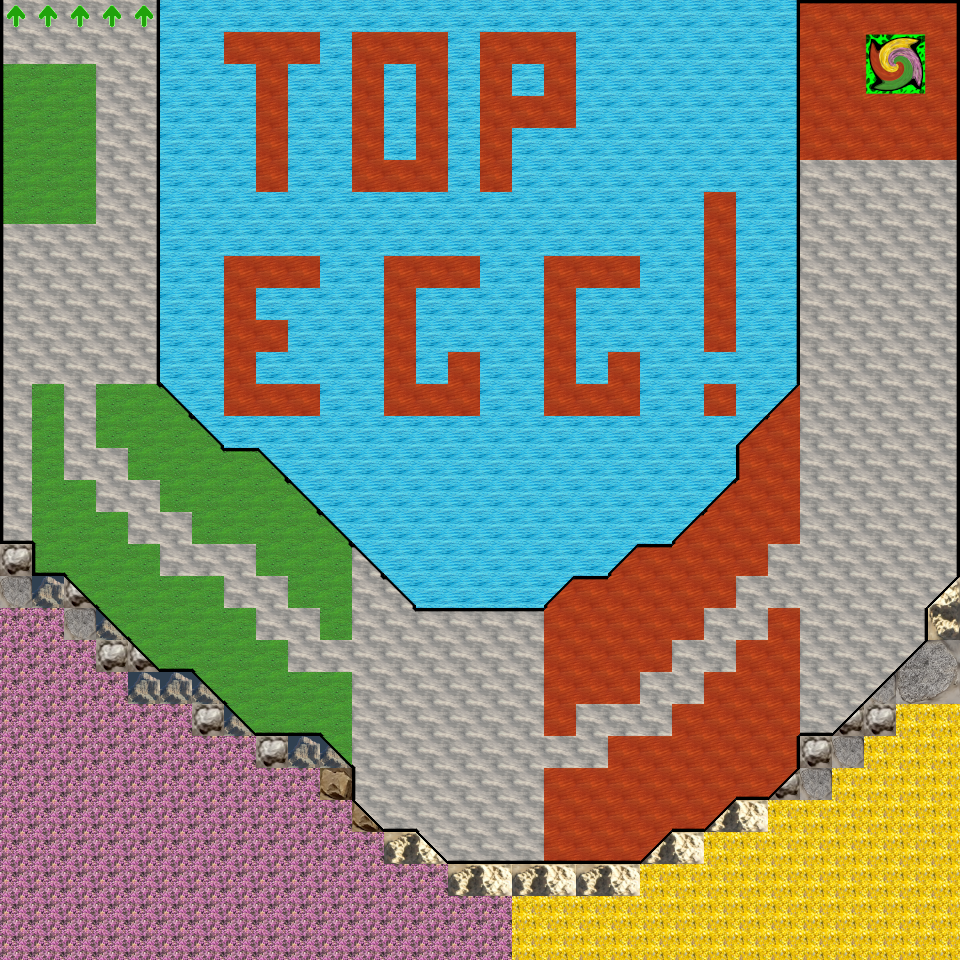

A level layout from a 2D game, rendered from its tile map. Below: a short description, then the map file with tile-grid data replaced by summaries:
An orthogonal 30x30 tile map with 32x32 px tiles, 2 tile layers (bottom, surface) and 60 objects.

<map version="1.2" tiledversion="1.3.2" orientation="orthogonal" renderorder="right-down" compressionlevel="0" width="30" height="30" tilewidth="32" tileheight="32" infinite="0" nextlayerid="9" nextobjectid="61">
 <tileset firstgid="1" name="ground_set" tilewidth="32" tileheight="32" tilecount="256" columns="16">
  <image source="../img/board/ground_set.png" width="512" height="512" />
 </tileset>
 <objectgroup id="3" name="obstacle">
  <object id="1" x="160" y="0">
   <polygon points="0,0 0,384 640,384 640,0" />
  </object>
  <object id="2" x="160" y="384">
   <polygon points="0,0 640,0 576,64 64,64" />
  </object>
  <object id="3" x="256" y="448">
   <polygon points="0,0 160,160 288,160 320,128 320,0" />
  </object>
  <object id="4" x="576" y="448">
   <polygon points="0,0 0,128 32,128 64,96 64,0" />
  </object>
  <object id="5" x="640" y="448">
   <polygon points="0,0 0,96 32,96 96,32 96,0" />
  </object>
  <object id="6" x="0" y="544">
   <polygon points="0,0 -64,0 -64,-576 0,-576" />
  </object>
  <object id="7" x="-64" y="-32">
   <polygon points="0,0 224,0 224,-32 0,-32" />
  </object>
  <object id="8" x="160" y="-64">
   <polygon points="0,0 0,64 32,64 32,0" />
  </object>
  <object id="9" x="768" y="-32">
   <polygon points="0,0 0,32 192,32 224,32 224,0" />
  </object>
  <object id="10" x="960" y="0">
   <polygon points="0,0 0,576 32,576 32,0" />
  </object>
  <object id="11" x="960" y="576">
   <polygon points="0,0 -32,32 -32,96 32,96 32,0" />
  </object>
  <object id="12" x="928" y="640">
   <polygon points="0,0 -96,96 -96,160 0,160" />
  </object>
  <object id="13" x="832" y="736">
   <polygon points="0,0 -32,0 -32,64 0,64" />
  </object>
  <object id="14" x="800" y="768">
   <polygon points="0,0 -32,32 -32,64 0,64" />
  </object>
  <object id="15" x="768" y="800">
   <polygon points="0,0 -32,0 -64,32 0,32 0,0" />
  </object>
  <object id="16" x="704" y="832">
   <polygon points="0,0 -32,0 -64,32 0,32" />
  </object>
  <object id="17" x="672" y="864">
   <polygon points="0,0 -224,0 -224,32 0,32" />
  </object>
  <object id="18" x="448" y="896">
   <polygon points="0,0 0,-32 -32,-64 -64,-64 -64,0" />
  </object>
  <object id="19" x="384" y="832">
   <polygon points="0,0 -64,0 -64,-32 -32,-32" />
  </object>
  <object id="20" x="352" y="832">
   <polygon points="0,0 0,32 32,32 32,0" />
  </object>
  <object id="21" x="352" y="800">
   <polygon points="0,0 -96,0 -96,-64 -32,-64 0,-32" />
  </object>
  <object id="22" x="256" y="768">
   <polygon points="0,0 -64,0 -64,-96 0,-32" />
  </object>
  <object id="23" x="192" y="672">
   <polygon points="0,0 0,32 -96,32 -96,0" />
  </object>
  <object id="24" x="160" y="672">
   <polygon points="0,0 -96,-96 -128,-96 -128,0" />
  </object>
  <object id="25" x="-32" y="544">
   <polygon points="0,0 64,0 64,96 0,96" />
  </object>
 </objectgroup>
 <objectgroup id="4" name="end">
  <object id="26" x="0" y="0">
   <polygon points="0,0 0,17 160,17 160,0" />
  </object>
 </objectgroup>
 <objectgroup id="5" name="pink" />
 <objectgroup id="6" name="yellow" />
 <objectgroup id="7" name="green">
  <object id="27" x="0" y="64">
   <polygon points="0,0 96,0 96,160 0,160" />
  </object>
  <object id="28" x="32" y="384">
   <polygon points="0,0 0,192 32,192 32,0" />
  </object>
  <object id="29" x="64" y="480">
   <polygon points="0,0 0,96 32,128 32,0 0,0" />
  </object>
  <object id="30" x="96" y="512">
   <polygon points="0,0 0,96 32,128 32,0" />
  </object>
  <object id="31" x="128" y="544">
   <polygon points="0,0 32,0 32,128 0,96" />
  </object>
  <object id="32" x="160" y="576">
   <polygon points="0,0 0,96 64,96 64,0" />
  </object>
  <object id="33" x="192" y="672">
   <polygon points="0,0 32,32 32,0" />
  </object>
  <object id="34" x="224" y="608">
   <polygon points="0,0 0,96 32,128 32,0" />
  </object>
  <object id="35" x="256" y="640">
   <polygon points="0,0 0,96 32,96 32,0" />
  </object>
  <object id="36" x="288" y="672">
   <polygon points="0,0 0,64 64,64 64,0" />
  </object>
  <object id="37" x="320" y="736">
   <polygon points="0,0 32,32 32,0" />
  </object>
  <object id="38" x="320" y="640">
   <polygon points="0,0 32,0 32,-96 0,-128" />
  </object>
  <object id="39" x="288" y="608">
   <polygon points="0,0 32,0 32,-96 0,-128" />
  </object>
  <object id="40" x="256" y="576">
   <polygon points="0,0 32,0 32,-96 0,-128" />
  </object>
  <object id="41" x="224" y="544">
   <polygon points="0,0 32,0 32,-96 0,-96" />
  </object>
  <object id="42" x="192" y="544">
   <polygon points="0,0 32,0 32,-96 0,-128" />
  </object>
  <object id="43" x="160" y="512">
   <polygon points="0,0 32,0 32,-96 0,-128" />
  </object>
  <object id="44" x="128" y="480">
   <polygon points="0,0 32,0 32,-96 0,-96" />
  </object>
  <object id="45" x="96" y="448">
   <polygon points="0,0 32,0 32,-64 0,-64" />
  </object>
 </objectgroup>
 <objectgroup id="8" name="red">
  <object id="46" x="800" y="0">
   <polygon points="0,0 0,160 160,160 160,0" />
  </object>
  <object id="47" x="736" y="448">
   <polygon points="0,0 64,-64 64,96 0,96" />
  </object>
  <object id="48" x="768" y="544">
   <polygon points="0,0 -32,0 -32,32 0,32" />
  </object>
  <object id="49" x="736" y="608">
   <polygon points="0,0 -32,0 -32,-96 0,-128" />
  </object>
  <object id="50" x="672" y="544">
   <polygon points="0,0 32,-32 32,96 0,96" />
  </object>
  <object id="51" x="640" y="544">
   <polygon points="0,0 0,128 32,128 32,0" />
  </object>
  <object id="52" x="640" y="704">
   <polygon points="0,0 0,-160 -32,-128 -32,0" />
  </object>
  <object id="53" x="608" y="576">
   <polygon points="0,0 -32,0 -32,128 0,128" />
  </object>
  <object id="54" x="576" y="576">
   <polygon points="0,0 -32,32 -32,160 0,160" />
  </object>
  <object id="55" x="768" y="608">
   <polygon points="0,0 0,192 32,160 32,0" />
  </object>
  <object id="56" x="736" y="640">
   <polygon points="0,0 0,160 32,160 32,0" />
  </object>
  <object id="57" x="704" y="672">
   <polygon points="0,0 0,160 32,128 32,0" />
  </object>
  <object id="58" x="672" y="704">
   <polygon points="0,0 0,128 32,128 32,0" />
  </object>
  <object id="59" x="672" y="736">
   <polygon points="0,0 0,96 -32,128 -64,128 -64,0" />
  </object>
  <object id="60" x="608" y="768">
   <polygon points="0,0 -64,0 -64,96 0,96" />
  </object>
 </objectgroup>
 <layer id="1" name="bottom" width="30" height="30">
  <data>[900 cells, 900 non-empty, 30 distinct tile ids]</data>
 </layer>
 <layer id="2" name="surface" width="30" height="30">
  <data>[900 cells, 230 non-empty, 30 distinct tile ids]</data>
 </layer>
</map>
